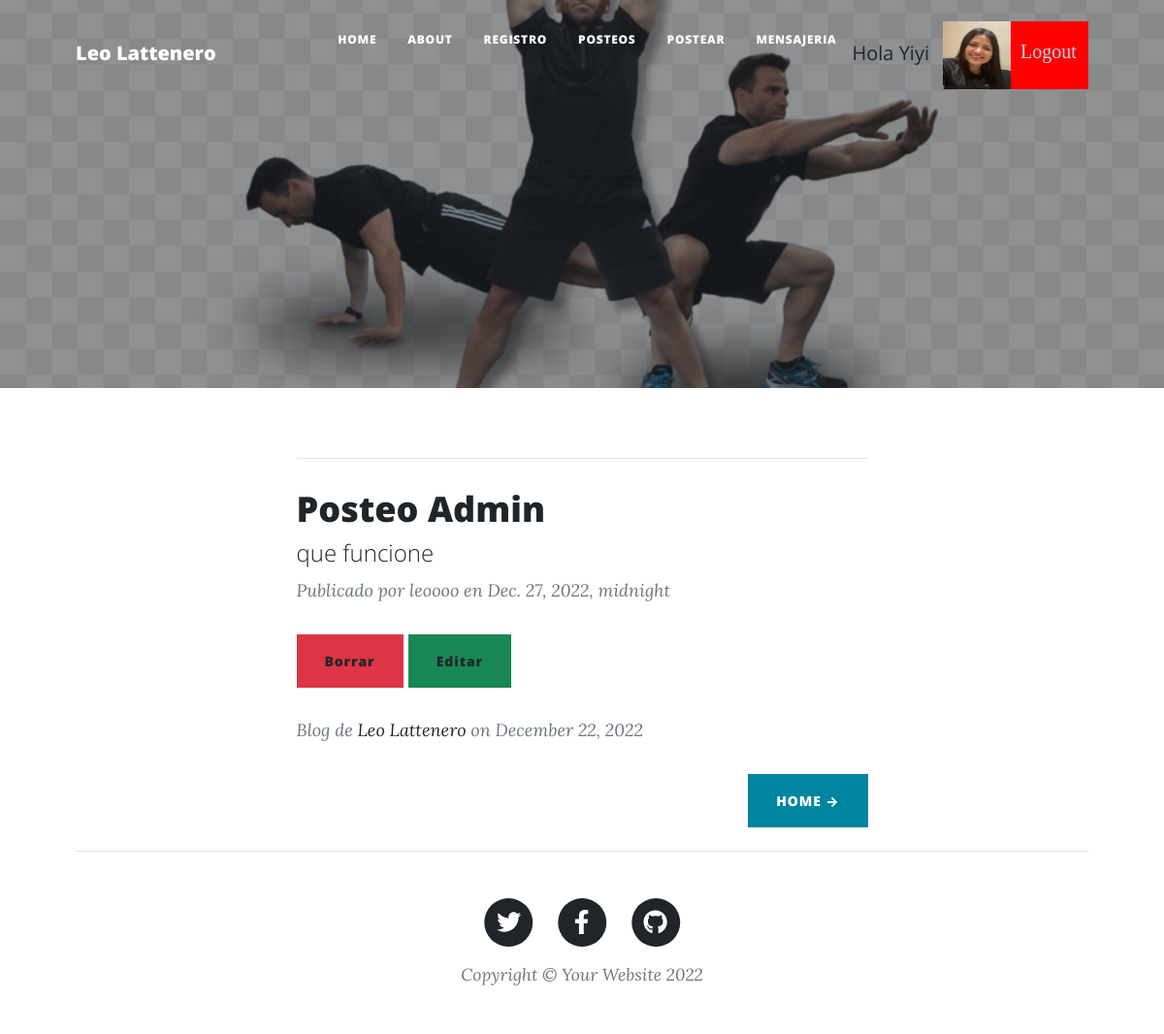
/posteos (signed in), run on the app's committed database.
### AppRutinas/models.py (models this page shows, shortened)
class Posteo(models.Model):
    titulo = models.CharField(max_length=255)
    subtitulo = models.CharField(max_length=255)
    imagen = models.ImageField(upload_to='media', blank=True)
    cuerpo = RichTextUploadingField() # CKEditor Rich Text Field
    autor = models.CharField(max_length=255)
    fecha = models.DateTimeField(default='2020-11-1')

### AppRutinas/views.py (the view)
# urls.py: path("posteos", posteos, name= "posteos"),
@login_required
def posteos(request):
    posteos = Posteo.objects.all().order_by('-id') # Consulta por id, de mayor a menor (ORDER BY id DESC en SQL)
    return render(request, "posteos.html", {"posteos": posteos, "imagen": obtenerAvatar(request)})

### AppLogin/views.py (called while the page is built)
def obtenerAvatar(request):
    if request.user.is_authenticated:
        lista=Avatar.objects.filter(user=request.user)
        if len(lista)!=0:
            imagen=lista[0].imagen.url
        else:
            imagen="/media/avatares/avatarpordefecto.jpg"
        return imagen

### AppRutinas/templates/posteos.html (shortened to what this page needs)
{% extends "index.html" %}
{% load static %}
{% block contenido_que_cambia %}
    {% if posteos %}
        <div class="container px-4 px-lg-5">
            <div class="row gx-4 gx-lg-5 justify-content-center">
                <div class="col-md-10 col-lg-8 col-xl-7">
                    {% for post in posteos %}
                        <hr class="my-4" />
                        <div class="post-preview">
                            <a href="{% url 'post' post.id %}">
                                <h2 class="post-title">{{ post.titulo }}</h2>
                                <h4 class="post-subtitle">{{ post.subtitulo }}</h3>
                            </a>
                            <p class="post-meta">
                                Publicado por {{ post.autor }}
                                en {{ post.fecha }}
                            </p>
                            <a class="btn btn-danger" href="{% url 'eliminarPost' post.id %}">Borrar</a>
                            <a class="btn btn-success" href="{% url 'editarPosteos' post.id %}">Editar</a>
                        </div>
                    {% endfor %}
                </div>
            </div>
        </div>
    {% endif %}
{% endblock %}

### AppRutinas/templates/index.html (shortened to what this page needs)
<!DOCTYPE html>
<html lang="en">
    <head>
        {% load static %}
        <link href="{% static 'css/styles.css' %}" rel="stylesheet" />
    </head>
    <body>
        <nav class="navbar navbar-expand-lg navbar-light" id="mainNav">
            <div class="container px-4 px-lg-5">
                <a class="navbar-brand" href="index.html">Leo Lattenero </a>
                <div class="collapse navbar-collapse" id="navbarResponsive">
                    <ul class="navbar-nav ms-auto py-4 py-lg-0">
                        <li class="nav-item"><a class="nav-link px-lg-3 py-3 py-lg-4" href="{% url 'inicio' %}">Home</a></li>
                        <li class="nav-item"><a class="nav-link px-lg-3 py-3 py-lg-4" href="{% url 'about' %}">About</a></li>
                        <li class="nav-item"><a class="nav-link px-lg-3 py-3 py-lg-4" href="{% url 'register' %}">Registro</a></li>
                        {% if user.is_authenticated %}
                        <li class="nav-item"><a class="nav-link px-lg-3 py-3 py-lg-4" href="{% url 'posteos' %}">Posteos</a></li>
                        <li class="nav-item"><a class="nav-link px-lg-3 py-3 py-lg-4" href="{% url 'posteoForm' %}">Postear</a></li>
                        <li class="nav-item"><a class="nav-link px-lg-3 py-3 py-lg-4" href="{% url 'mensajeFormulario' %}">Mensajeria</a></li>
                        <p> Hola   {{ user.username }}</p>
                        <img src="{{ imagen }}" class="img" alt="">
                        <a class="bot2" href="{% url 'logout' %}">Logout</a>
                        {% else %}
                        <a class="bot" href="{% url 'login' %}">Login</a>
                        {% endif %}
                    </ul>
                </div>
            </div>
        </nav>
        <header class="masthead" style="background-image: url('../static/assets/img/home-bg.jpg')">
        </header>
        {% block contenido_que_cambia %}
        {% endblock %}
        <div class="container px-4 px-lg-5">
            <div class="row gx-4 gx-lg-5 justify-content-center">
                <div class="col-md-10 col-lg-8 col-xl-7">
                    <div class="post-preview">
                        <p class="post-meta">
                            Blog de
                            <a href="{% url 'about' %}">Leo Lattenero </a>
                            on December 22, 2022
                        </p>
                    <div class="d-flex justify-content-end mb-4"><a class="btn btn-primary text-uppercase" href="{% url 'inicio' %}"> Home →</a></div>
                </div>
            </div>
        </div>
        <footer class="border-top">
            <div class="container px-4 px-lg-5">
                <div class="row gx-4 gx-lg-5 justify-content-center">
                    <div class="col-md-10 col-lg-8 col-xl-7">
                        <ul class="list-inline text-center">
                            <li class="list-inline-item">
                                <a href="https://twitter.com/LeonardoLatten1" target="_blank">
                                    <span class="fa-stack fa-lg">
                                        <i class="fas fa-circle fa-stack-2x"></i>
                                        <i class="fab fa-twitter fa-stack-1x fa-inverse"></i>
                                    </span>
                                </a>
                            </li>
                            <li class="list-inline-item">
                                <a href="https://www.facebook.com/leonardo.lattenero" target="_blank">
                                    <span class="fa-stack fa-lg">
                                        <i class="fas fa-circle fa-stack-2x"></i>
                                        <i class="fab fa-facebook-f fa-stack-1x fa-inverse" ></i>
                                    </span>
                                </a>
                            </li>
                            <li class="list-inline-item">
                                <a href="https://github.com/LeoLatt" target="_blank">
                                    <span class="fa-stack fa-lg">
                                        <i class="fas fa-circle fa-stack-2x"></i>
                                        <i class="fab fa-github fa-stack-1x fa-inverse"></i>
                                    </span>
                                </a>
                            </li>
                        </ul>
                        <div class="small text-center text-muted fst-italic">Copyright &copy; Your Website 2022</div>
                    </div>
                </div>
            </div>
        </footer>
    </body>
</html>

### AppRutinas/templates/index.html (style rules this page uses)
.img { margin-top: 14px; margin-left: 14px; width: 70px; height: 70px; }
.bot2 { display: inline-block; margin-top: 14px; background-color: red; font-family:'Times New Roman', Times, serif; width: 80px; height: 70px; padding: 16px 10px; color:lightblue; }

### data on the page
Posteo: titulo "Posteo Admin", subtitulo "que funcione", autor "leoooo", fecha "Dec. 27, 2022, midnight"

### other printed values
{{ user.username }} "Yiyi"
